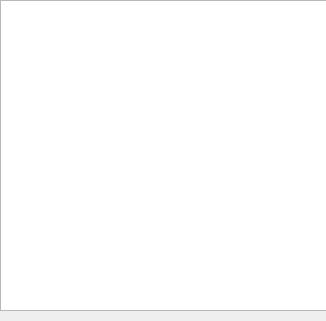
<?xml version="1.0" encoding="UTF-8"?>
<ui version="4.0">
 <class>hello_box</class>
 <widget class="QWidget" name="hello_box">
  <property name="geometry">
   <rect>
    <x>0</x>
    <y>0</y>
    <width>326</width>
    <height>321</height>
   </rect>
  </property>
  <property name="windowTitle">
   <string>Form</string>
  </property>
  <widget class="QTextBrowser" name="textBrowser">
   <property name="geometry">
    <rect>
     <x>0</x>
     <y>0</y>
     <width>331</width>
     <height>311</height>
    </rect>
   </property>
  </widget>
 </widget>
 <resources/>
 <connections/>
</ui>
